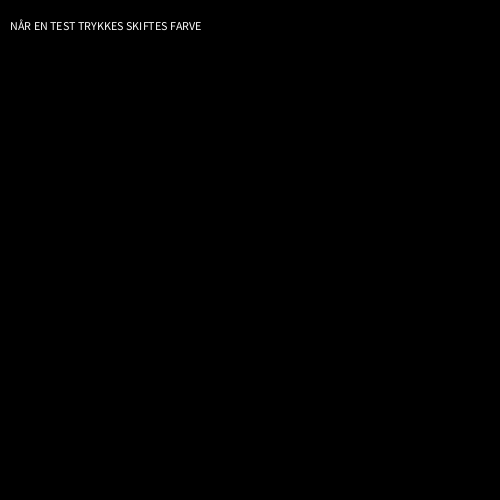
Frame 1 (no input)
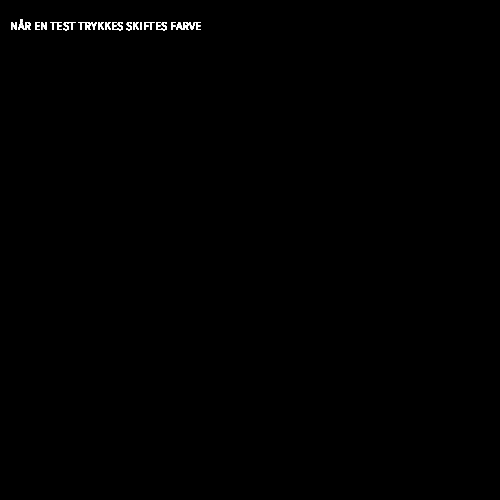
Frame 60 (the mouse pressed at the canvas centre just before this capture)
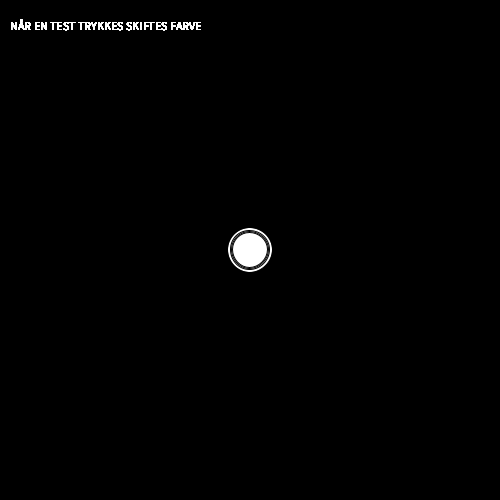
Frame 120 (the mouse held since frame 60 and released just before this capture)

The Processing sketch that drew these frames (run headless with seeded random() and noise(); from frame 60 on, the mouse is pressed at the canvas centre):

// Processing sketch: sketch_210928a
// ── sketch_210928a.pde
void setup() {
  background(0);
  size(500, 500);
}

void draw() {
  float s = random(15, 45);
  text("NÅR EN TEST TRYKKES SKIFTES FARVE", 10, 30);

  if (mousePressed)
    ellipse(mouseX, mouseY, s, s);
}

void keyPressed() {
  fill(random(255), random(255), random(255));
}
